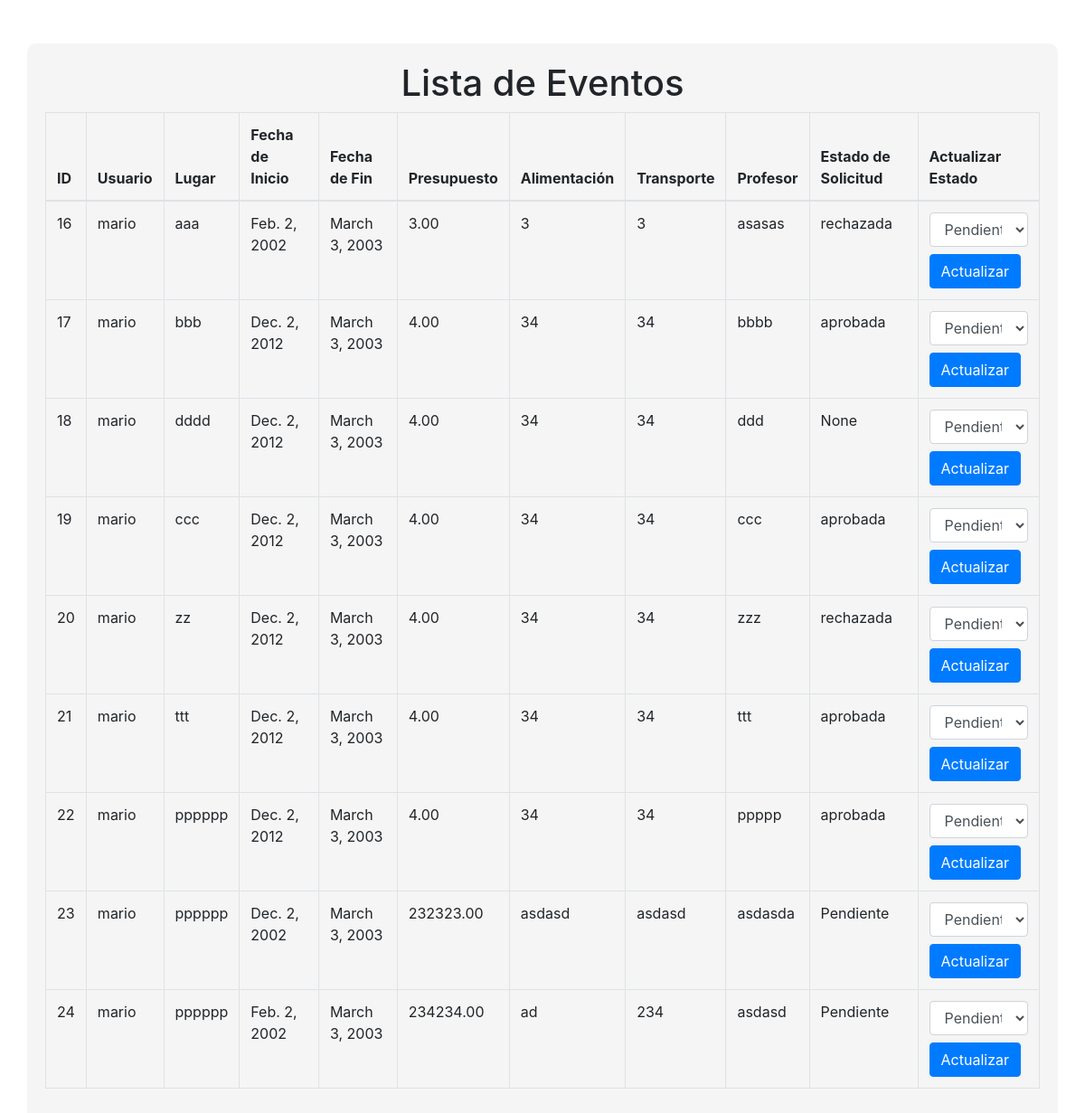
/eventos/ (signed in), run on an earlier commit of the app's database.
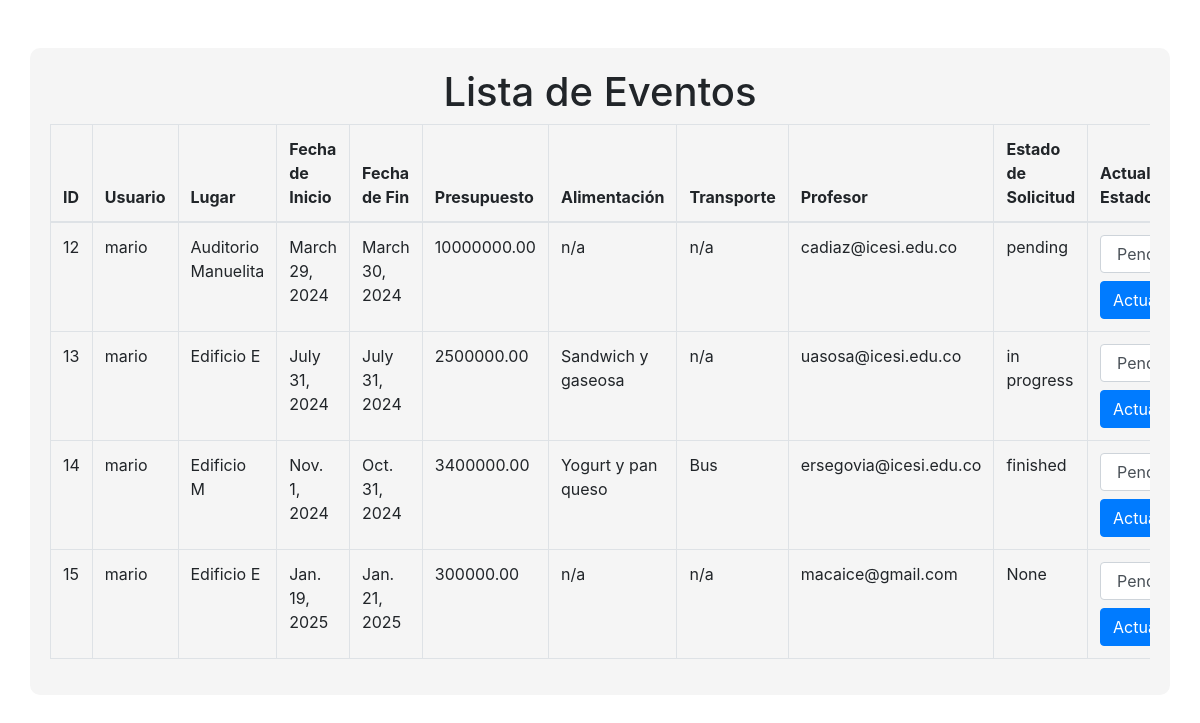
And on a later commit of the database.
### myapp/models.py (models this page shows, shortened)
class EventRequest(models.Model):
    usuario = models.ForeignKey(User, null=True, on_delete=models.CASCADE)
    lugar = models.CharField(max_length=200)
    fecha_inicio = models.DateField()
    fecha_fin = models.DateField()
    presupuesto = models.DecimalField(max_digits=10, decimal_places=2)
    alimentacion = models.CharField(max_length=200)
    transporte = models.CharField(max_length=200)
    profesor = models.CharField(null=True, max_length=200)
    estado_solicitud = models.CharField(null=True, max_length=200, default='Pendiente')

### myapp/views.py (the view)
# urls.py: path('eventos/', views.lista_eventos, name='lista_eventos'),
@login_required
def lista_eventos(request):
    eventos = EventRequest.objects.all()
    if request.method == 'POST':
        form = EstadoSolicitudForm(request.POST)
        print(request.POST)
        if form.is_valid():
            evento_id = form.cleaned_data['evento_id']
            estado_solicitud = form.cleaned_data['estado_solicitud']
            evento = EventRequest.objects.get(id=evento_id)
            evento.estado_solicitud = estado_solicitud
            evento.save()
            return redirect('lista_eventos')
    else:
        form = EstadoSolicitudForm()
    return render(request, 'lista_eventos.html', {'eventos': eventos, 'form': form, 'messages': messages.get_messages(request)})

### myapp/forms.py
class EstadoSolicitudForm(forms.Form):
    evento_id = forms.IntegerField(widget=forms.HiddenInput)
    estado_solicitud = forms.CharField(label='Estado de la Solicitud', widget=forms.Select(choices=[('pendiente', 'Pendiente'), ('aprobada', 'Aprobada'), ('rechazada', 'Rechazada')]))

### myapp/templates/lista_eventos.html (shortened to what this page needs)
<!DOCTYPE html>
<html lang="es">
<head>
    <link rel="stylesheet" href="https://stackpath.bootstrapcdn.com/bootstrap/4.5.2/css/bootstrap.min.css">
</head>
<body>
<div class="container mt-5" style="background-color: #f5f5f5; border-radius: 10px; padding: 20px;">
    <h1 class="text-center">Lista de Eventos</h1>
    <div class="table-responsive">
        <table class="table table-bordered">
            <thead>
            <tr>
                <th>ID</th>
                <th>Usuario</th>
                <th>Lugar</th>
                <th>Fecha de Inicio</th>
                <th>Fecha de Fin</th>
                <th>Presupuesto</th>
                <th>Alimentación</th>
                <th>Transporte</th>
                <th>Profesor</th>
                <th>Estado de Solicitud</th>
                <th>Actualizar Estado</th>
            </tr>
            </thead>
            <tbody>
            {% for evento in eventos %}
            <tr>
                <td>{{ evento.id }}</td>
                <td>{{ evento.usuario }}</td>
                <td>{{ evento.lugar }}</td>
                <td>{{ evento.fecha_inicio }}</td>
                <td>{{ evento.fecha_fin }}</td>
                <td>{{ evento.presupuesto }}</td>
                <td>{{ evento.alimentacion }}</td>
                <td>{{ evento.transporte }}</td>
                <td>{{ evento.profesor }}</td>
                <td>{{ evento.estado_solicitud }}</td>
                <td>
                    <form method="post">
                        <select name="estado_solicitud" class="form-control">
                            <option value="pendiente">Pendiente</option>
                        </select>
                        <button type="submit" class="btn btn-primary mt-2">Actualizar</button>
                    </form>
                </td>
            </tr>
            {% endfor %}
            </tbody>
        </table>
    </div>
</div>
</body>
</html>

What changed in the data, as far as the page shows it:
removed EventRequest: id "16", usuario "mario", lugar "aaa", fecha_inicio "Feb. 2, 2002", fecha_fin "March 3, 2003", presupuesto "3.00", alimentacion "3", transporte "3", profesor "asasas", estado_solicitud "rechazada"
removed EventRequest: id "17", usuario "mario", lugar "bbb", fecha_inicio "Dec. 2, 2012", fecha_fin "March 3, 2003", presupuesto "4.00", alimentacion "34", transporte "34", profesor "bbbb", estado_solicitud "aprobada"
removed EventRequest: id "18", usuario "mario", lugar "dddd", fecha_inicio "Dec. 2, 2012", fecha_fin "March 3, 2003", presupuesto "4.00", alimentacion "34", transporte "34", profesor "ddd", estado_solicitud "None"
removed EventRequest: id "19", usuario "mario", lugar "ccc", fecha_inicio "Dec. 2, 2012", fecha_fin "March 3, 2003", presupuesto "4.00", alimentacion "34", transporte "34", profesor "ccc", estado_solicitud "aprobada"
removed EventRequest: id "20", usuario "mario", lugar "zz", fecha_inicio "Dec. 2, 2012", fecha_fin "March 3, 2003", presupuesto "4.00", alimentacion "34", transporte "34", profesor "zzz", estado_solicitud "rechazada"
removed EventRequest: id "21", usuario "mario", lugar "ttt", fecha_inicio "Dec. 2, 2012", fecha_fin "March 3, 2003", presupuesto "4.00", alimentacion "34", transporte "34", profesor "ttt", estado_solicitud "aprobada"
removed EventRequest: id "22", usuario "mario", lugar "pppppp", fecha_inicio "Dec. 2, 2012", fecha_fin "March 3, 2003", presupuesto "4.00", alimentacion "34", transporte "34", profesor "ppppp", estado_solicitud "aprobada"
removed EventRequest: id "23", usuario "mario", lugar "pppppp", fecha_inicio "Dec. 2, 2002", fecha_fin "March 3, 2003", presupuesto "232323.00", alimentacion "asdasd", transporte "asdasd", profesor "asdasda", estado_solicitud "Pendiente"
removed EventRequest: id "24", usuario "mario", lugar "pppppp", fecha_inicio "Feb. 2, 2002", fecha_fin "March 3, 2003", presupuesto "234234.00", alimentacion "ad", transporte "234", profesor "asdasd", estado_solicitud "Pendiente"
added EventRequest: id "12", usuario "mario", lugar "Auditorio Manuelita", fecha_inicio "March 29, 2024", fecha_fin "March 30, 2024", presupuesto "10000000.00", alimentacion "n/a", transporte "n/a", profesor "cadiaz@icesi.edu.co", estado_solicitud "pending"
added EventRequest: id "13", usuario "mario", lugar "Edificio E", fecha_inicio "July 31, 2024", fecha_fin "July 31, 2024", presupuesto "2500000.00", alimentacion "Sandwich y gaseosa", transporte "n/a", profesor "uasosa@icesi.edu.co", estado_solicitud "in progress"
added EventRequest: id "14", usuario "mario", lugar "Edificio M", fecha_inicio "Nov. 1, 2024", fecha_fin "Oct. 31, 2024", presupuesto "3400000.00", alimentacion "Yogurt y pan queso", transporte "Bus", profesor "ersegovia@icesi.edu.co", estado_solicitud "finished"
added EventRequest: id "15", usuario "mario", lugar "Edificio E", fecha_inicio "Jan. 19, 2025", fecha_fin "Jan. 21, 2025", presupuesto "300000.00", alimentacion "n/a", transporte "n/a", profesor "macaice@gmail.com", estado_solicitud "None"
